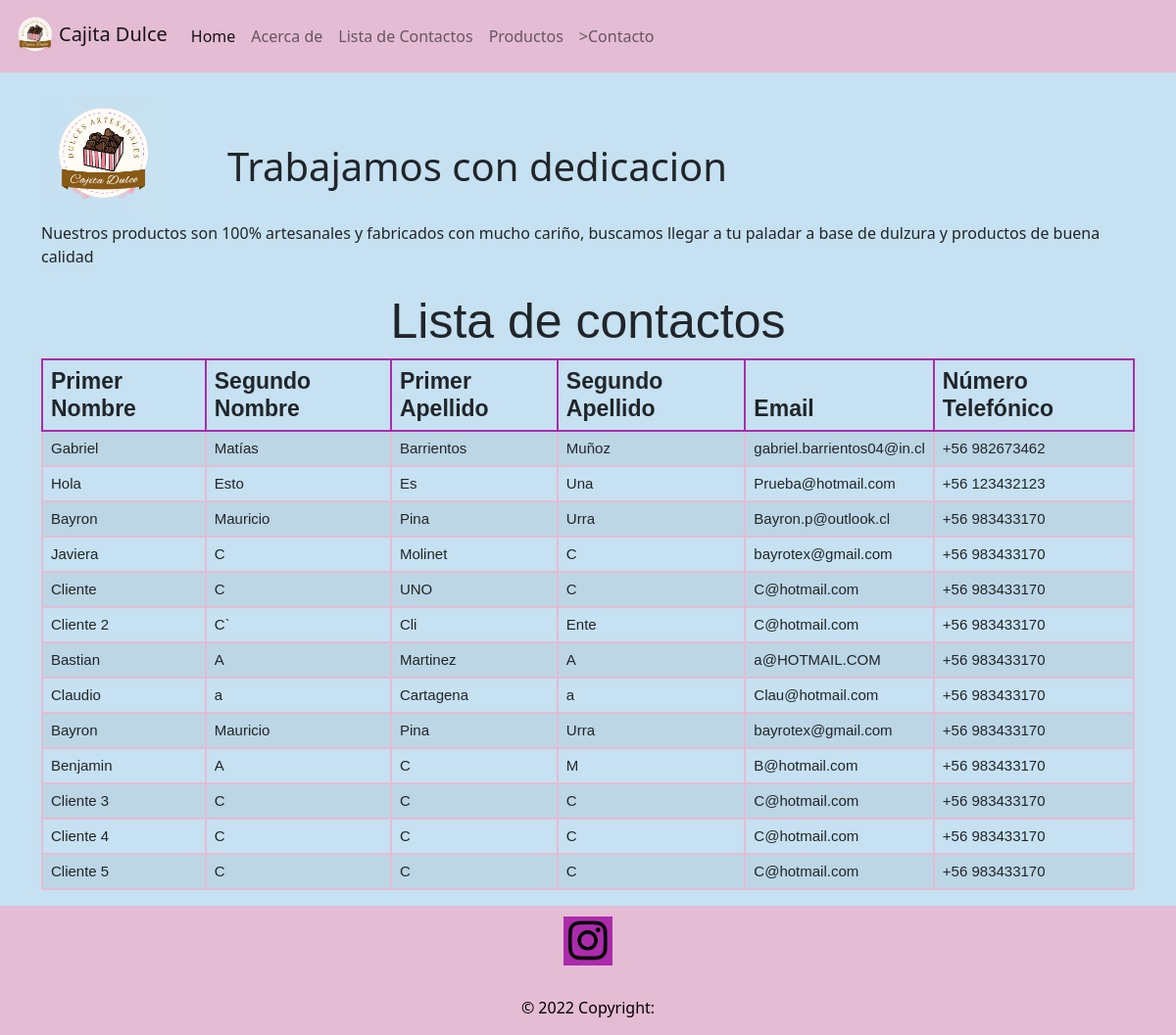
The app's page /tienda/search_contacts with its own data.
### tienda/models.py (models this page shows, shortened)
class Contact(models.Model):
    first_name = models.CharField(max_length=25,default='')
    second_name = models.CharField(max_length=25, default='')
    first_last_name = models.CharField(max_length=25, default='')
    second_last_name = models.CharField(max_length=25, default='')
    email_adress = models.EmailField(max_length=100, default='')
    number_prefix = models.CharField(max_length=3, choices=phone_codes, default='')
    phone_number  = models.CharField(max_length=9, default='')
    comment = models.TextField(max_length=500, default='')
    def full_phone_number(self):
        return '{}  {}'.format(self.number_prefix, self.phone_number)

### tienda/views.py (the view)
# urls.py: path('search_contacts', views.contact_table_list, name= 'search_contacts'),
def contact_table_list(request):
    contact_information = Contact.objects.all()
    contexto = {
        'contact_information' : contact_information
    }
    return render(request, 'search_contacts.html', contexto)

### tienda/templates/search_contacts.html
{% extends 'base.html' %}
{% block body %}
<div class="container mt-o tabla">
    <div class="row justify-content-center">
        <div class "col-sm-6 col-md-6 m-5">
            <h1>Lista de contactos<h1>
                <table class="table table-striped">
                        <thead>
                            <tr>
                                <th>Primer Nombre</th>
                                <th>Segundo Nombre</th>
                                <th>Primer Apellido</th>
                                <th>Segundo Apellido</th>
                                <th>Email</th>
                                <th>Número Telefónico</th>
                            </tr>
                        </thead>
                    <tbody>
                        {% for person in contact_information %}
                        <tr>
                            <td>{{person.first_name}}</td>
                            <td>{{person.second_name}}</td>
                            <td>{{person.first_last_name}}</td>
                            <td>{{person.second_last_name}}</td>
                            <td>{{person.email_adress}}</td>
                            <td>{{person.full_phone_number}}</td>
                        </tr>
                        {% endfor %}
                    </tbody>
                </table>
        </div>
    </div>
</div>
    {% endblock body %}

### tienda/static/css/estilo.css (style rules this page uses)
body { padding: 0; margin: 0; border: 0; background-color: #C6E1F1; display: grid; min-height: 100vh; grid-template-rows: auto 1fr auto; }
.tabla { margin-top: 0; }
.tabla h1 { font-size: 50px; font-family: 'Trebuchet MS', 'Lucida Sans Unicode', 'Lucida Grande', 'Lucida Sans', Arial, sans-serif; text-align: center; }
.tabla th { font-size: 23px; font-family:Arial, Helvetica, sans-serif; text-align: justify; border-color: #ac2bac; border-width: 2px; }
.tabla td { font-size: 15px; font-family: Verdana, Geneva, Tahoma, sans-serif; font-weight: 50; text-align: justify; border-color: #E4BCD4; border-width: 2px; }

### records on screen
Contact: first_name "Gabriel", second_name "Matías", first_last_name "Barrientos", second_last_name "Muñoz", email_adress "gabriel.barrientos04@in.cl", full_phone_number "+56 982673462"
Contact: first_name "Hola", second_name "Esto", first_last_name "Es", second_last_name "Una", email_adress "Prueba@hotmail.com", full_phone_number "+56 123432123"
Contact: first_name "Bayron", second_name "Mauricio", first_last_name "Pina", second_last_name "Urra", email_adress "Bayron.p@outlook.cl", full_phone_number "+56 983433170"
Contact: first_name "Javiera", second_name "C", first_last_name "Molinet", second_last_name "C", email_adress "bayrotex@gmail.com", full_phone_number "+56 983433170"
Contact: first_name "Cliente", second_name "C", first_last_name "UNO", second_last_name "C", email_adress "C@hotmail.com", full_phone_number "+56 983433170"
Contact: first_name "Cliente 2", second_name "C`", first_last_name "Cli", second_last_name "Ente", email_adress "C@hotmail.com", full_phone_number "+56 983433170"
Contact: first_name "Bastian", second_name "A", first_last_name "Martinez", second_last_name "A", email_adress "a@HOTMAIL.COM", full_phone_number "+56 983433170"
Contact: first_name "Claudio", second_name "a", first_last_name "Cartagena", second_last_name "a", email_adress "Clau@hotmail.com", full_phone_number "+56 983433170"
Contact: first_name "Bayron", second_name "Mauricio", first_last_name "Pina", second_last_name "Urra", email_adress "bayrotex@gmail.com", full_phone_number "+56 983433170"
Contact: first_name "Benjamin", second_name "A", first_last_name "C", second_last_name "M", email_adress "B@hotmail.com", full_phone_number "+56 983433170"
Contact: first_name "Cliente 3", second_name "C", first_last_name "C", second_last_name "C", email_adress "C@hotmail.com", full_phone_number "+56 983433170"
Contact: first_name "Cliente 4", second_name "C", first_last_name "C", second_last_name "C", email_adress "C@hotmail.com", full_phone_number "+56 983433170"
Contact: first_name "Cliente 5", second_name "C", first_last_name "C", second_last_name "C", email_adress "C@hotmail.com", full_phone_number "+56 983433170"
